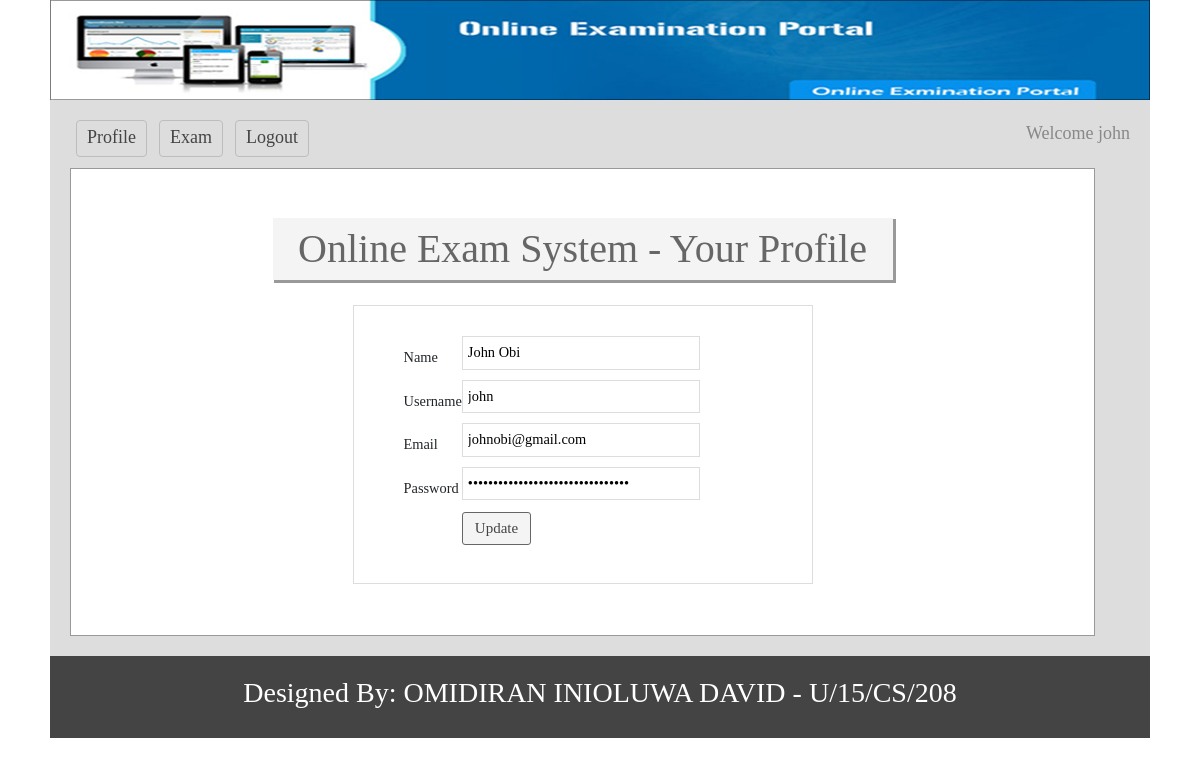
The page /profile.php (signed in) on the database its author committed.
### tables this page shows
CREATE TABLE IF NOT EXISTS `tbl_user` (
  `userId` int(11) NOT NULL AUTO_INCREMENT,
  `name` varchar(50) NOT NULL,
  `username` varchar(30) NOT NULL,
  `password` varchar(32) NOT NULL,
  `email` varchar(255) NOT NULL,
  `status` int(11) NOT NULL DEFAULT '0',
  PRIMARY KEY (`userId`)
);

### classes/User.php (called while the page is built, shortened)
<?php
$filepath = realpath(dirname(__FILE__));
include_once ($filepath.'/../lib/Session.php');
include_once ($filepath.'/../lib/Database.php');
class User{
    private $db;
    public function __construct(){
        $this->db = new Database();
    }
    public function getUserData($userId){
        $query = "SELECT * FROM tbl_user WHERE userId = '$userId'";
        $result = $this->db->select($query);
        return $result;
    }
}
?>

### lib/Database.php (called while the page is built, shortened)
<?php
Class Database{
	public $host   = DB_HOST;
	public $user   = DB_USER;
	public $pass   = DB_PASS;
	public $dbname = DB_NAME;
	public $link;
	private function connectDB(){
	$this->link = new mysqli($this->host, $this->user, $this->pass, $this->dbname);
 }
	public function select($query){
		$result = $this->link->query($query) or die($this->link->error.__LINE__);
		if($result->num_rows > 0){
			return $result;
		} else {
			return false;
		}
	}
}

### lib/Session.php (called while the page is built, shortened)
<?php
class Session{
	 public static function get($key){
	 	if (isset($_SESSION[$key])) {
	 		return $_SESSION[$key];
	 	} else {
	 		return false;
	 	}
	 }
}
?>

### profile.php (the view, shortened to what this page needs)
<?php include 'inc/header.php'; ?>
<?php
  $userId = Session::get("userId");
?>
    <div class="main">
        <h1>Online Exam System - Your Profile</h1>
        <div class="profile">
            <form action="" method="post">
                <?php
                $getData = $usr->getUserData($userId);
                if($getData){
                    $result = $getData->fetch_assoc();
                ?>
                <table class="tbl">
                    <tr>
                        <td>Name</td>
                        <td><input name="name" type="text" value="<?php echo $result['name'] ?>" ></td>
                    </tr>
                    <tr>
                        <td>Username</td>
                        <td><input name="username" type="text" value="<?php echo $result['username'] ?>" ></td>
                    </tr>
                    <tr>
                        <td>Email</td>
                        <td><input name="email" type="text" value="<?php echo $result['email'] ?>" ></td>
                    </tr>
                    <tr>
                        <td>Password</td>
                        <td><input name="password" type="password" value="<?php echo $result['password'] ?>" ></td>
                    </tr>
                    <tr>
                        <td></td>
                        <td class="button_class"><input type="submit" value="Update">
                        </td>
                    </tr>
                </table>
                <?php } ?>
            </form>
    </div>
 </div>
<?php include 'inc/footer.php'; ?>

### css/main.css (style rules this page uses)
* { margin:0;padding:0;outline:none }
body { font-family:verdana }
input[type="text"], input[type="password"] { border: 1px solid #ddd; margin-bottom: 10px; padding: 5px; width: 238px; }
input[type="submit"] { cursor: pointer; font-size: 15px; padding: 1px 10px; }
.main { background: #fff none repeat scroll 0 0; border: 1px solid #999; margin-top: 7px; min-height: 468px; padding: 15px; width: 1025px; }
.main h1 { background: #f4f4f4 none repeat scroll 0 0; box-shadow: 2px 2px 0 1px #999; color: #666; margin: 34px auto 25px; padding: 7px; text-align: center; width: 620px; }
.profile { width: 460px; margin: 0 auto; border: 1px solid #ddd; padding: 30px 50px 38px; }
.button_class input { background: #f4f4f4 none repeat scroll 0 0; border: 1px solid #666666; color: #444444; display: compact; margin-top: 2px; padding: 4px 12px; text-align: center; text-decoration: none; border-radius: 3px; }

### rows shown on the page
tbl_user: name "John Obi", username "john", email "johnobi@gmail.com"

### other values the page prints
Session::get("username") "john"
